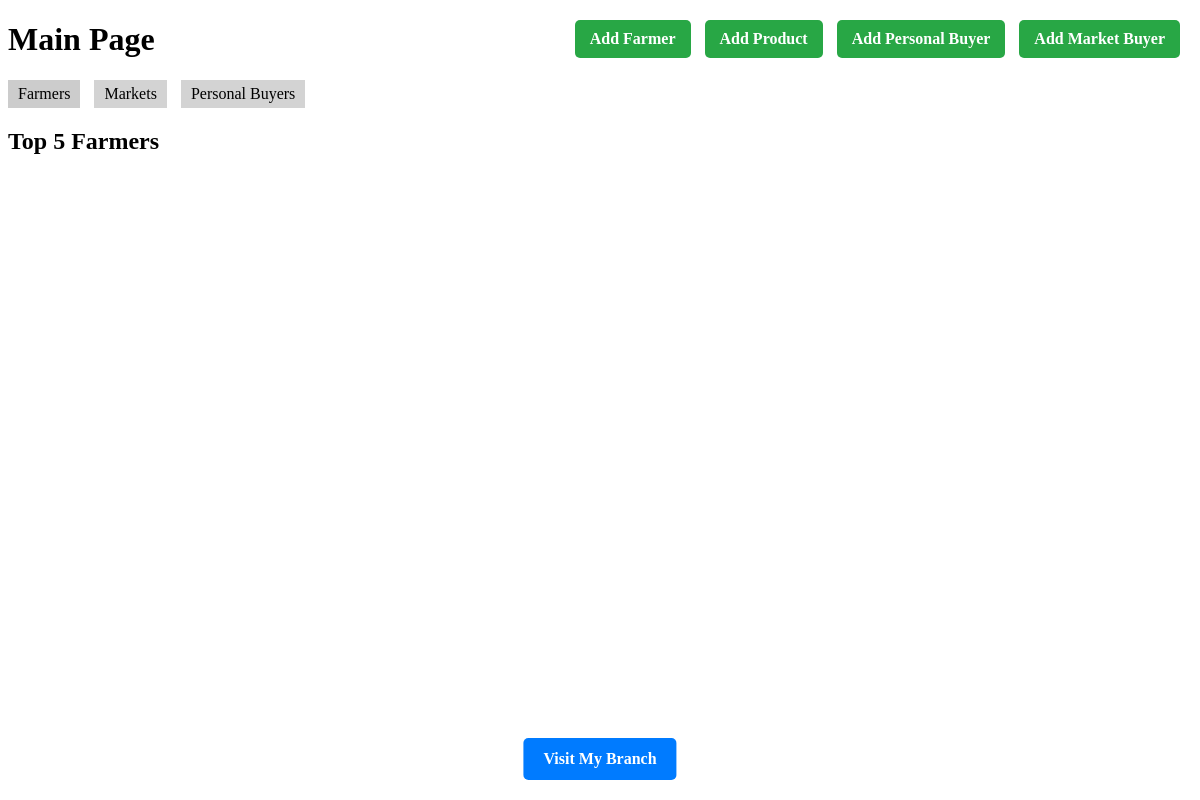
The page /recsys/ on the database as committed earlier.
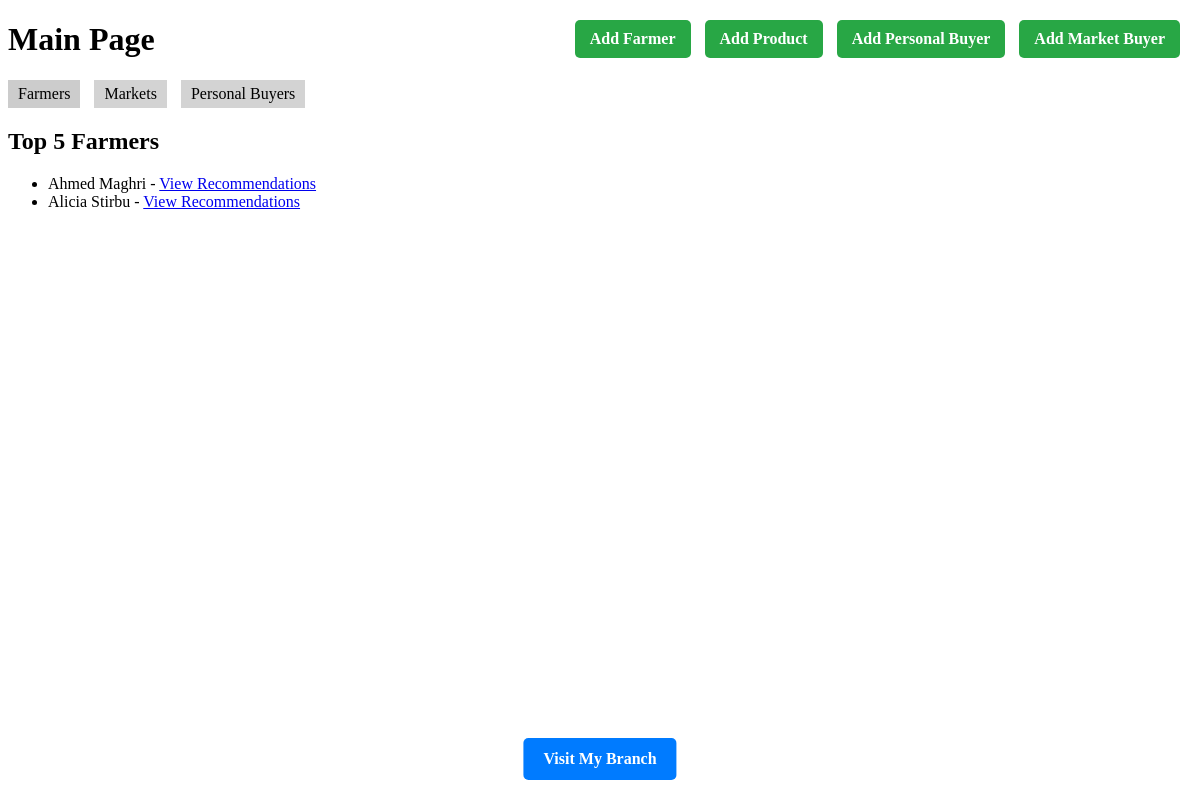
The same page on the database as committed later.
### recsys/models.py (models this page shows)
class Farmer(FarmerBase):
    latitude = models.DecimalField(
        max_digits=9, decimal_places=6,
        validators=[MinValueValidator(-90), MaxValueValidator(90)],
        null=True, blank=True
    )
    longitude = models.DecimalField(
        max_digits=9, decimal_places=6,
        validators=[MinValueValidator(-180), MaxValueValidator(180)],
        null=True, blank=True
    )
    products = models.ManyToManyField(Product)
    min_quantity_order = models.PositiveIntegerField(default = 1) #Minimum of Kg by order
    delivery_region = models.PositiveIntegerField(default = 50) #radius in km
    offers_delivery = models.BooleanField(default = False)
    PAYMENT_CHOICES = [('upfront', 'Upfront'), ('credit', 'Credit'), ('any', 'Any')]
    payment_terms = models.CharField(max_length=10, choices=PAYMENT_CHOICES, default='any')
    BUYER_TYPE_CHOICES = [('personal', 'Personal'), ('market', 'Market'), ('both', 'Both')]
    buyer_choice = models.CharField(max_length=10, choices = BUYER_TYPE_CHOICES, default='both')
    FREQUENCY_CHOICES = [('Weekly', 'weekly'), ('Annually', 'annually'), ('Daily', 'daily'), ('Monthly', 'monthly')]
    supply_frequency = models.CharField(max_length=20, default='weekly', choices=FREQUENCY_CHOICES)

### basemodels/models.py (models this page shows, shortened)
class FarmerBase(models.Model):
    first_name = models.CharField(max_length=30)
    last_name = models.CharField(max_length=30)
    region = models.CharField(max_length=30)#I think we can make the region a many to many field, tho we ll need a data base

### recsys/views.py (the view)
# urls.py: path('', views.main_page, name='main_page'),
def main_page(request):
    top_farmers = Farmer.objects.all()[:5]
    top_markets = Market.objects.all()[:5]
    top_personals = Personal.objects.all()[:5]
    top_products = Product.objects.all()[:5]
    return render(request, 'recsys/main_page.html', {
        'top_farmers': top_farmers,
        'top_markets': top_markets,
        'top_personals': top_personals,
        'top_products': top_products
    })

### recsys/templates/recsys/main_page.html (shortened to what this page needs)
<!DOCTYPE html>
<html lang="en">
<head>
</head>
<body>
    <h1>Main Page</h1>
    <div>
        <div class="tab" id="farmerTab" onclick="showTab('farmer')">Farmers</div>
        <div class="tab" id="marketTab" onclick="showTab('market')">Markets</div>
        <div class="tab" id="personalTab" onclick="showTab('personal')">Personal Buyers</div>
    </div>
    <div id="farmerContent" class="tab-content">
        <h2>Top 5 Farmers</h2>
        <ul>
            {% for farmer in top_farmers %}
                <li>{{ farmer.first_name }} {{ farmer.last_name }} - <a href="{% url 'match_farmer_to_market' farmer_id=farmer.id %}">View Recommendations</a></li>
            {% endfor %}
        </ul>
    </div>
    <div class="top-right-buttons">
        <a href="{% url 'add_farmer' %}">Add Farmer</a>
        <a href="{% url 'add_product' %}">Add Product</a>
        <a href="{% url 'add_personal' %}">Add Personal Buyer</a>
        <a href="{% url 'add_market' %}">Add Market Buyer</a>
    </div>
    <a href="https://my-branch.com" class="bottom-center-button" target="_blank">Visit My Branch</a>
</body>
</html>

### recsys/templates/recsys/main_page.html (style rules this page uses)
.tab { display: inline-block; margin-right: 10px; cursor: pointer; padding: 5px 10px; background-color: lightgray; }
.tab-content { display: none; }
.active-tab { background-color: #cccccc; }
.top-right-buttons { position: absolute; top: 20px; right: 20px; }
.top-right-buttons a { display: inline-block; margin-left: 10px; padding: 10px 15px; background-color: #28a745; color: white; text-decoration: none; border-radius: 5px; font-weight: bold; }
.bottom-center-button { position: fixed; bottom: 20px; left: 50%; transform: translateX(-50%); padding: 12px 20px; background-color: #007bff; color: white; text-decoration: none; border-radius: 5px; font-weight: bold; }

Rows that differ between the two databases and show on the page:
added Farmer: first_name "Ahmed", last_name "Maghri"
added Farmer: first_name "Alicia", last_name "Stirbu"
